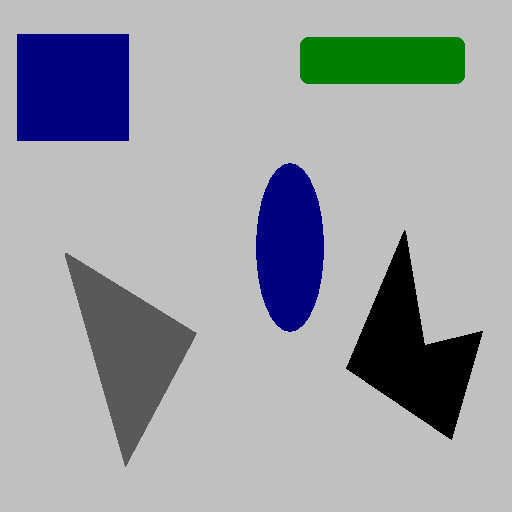
%> input picture Tema06c.bmp, 512 x 512 px
$ octave Tema5a.m   (GNU Octave 9; MATLAB toolbox functions it lacks are replaced by stand-ins)
%> lines starting %> are read from the running program, lines starting %| are printed output that depends on the picture; in (x1, y1, x2, y2) boxes, pixels count from 0 and x2, y2 are one past the last pixel; in counts of white or black regions, pixels touching at a corner belong together; the program's own positions count from 1
clear all; close all;

% Extracci髇 de propiedades de las regiones
I = imread('Tema06c.bmp','bmp');
%> I is the input picture: size 512x512x3 uint8; mean R, G, B 157.6, 161.4, 167.8
I1 = I(:,:,1);
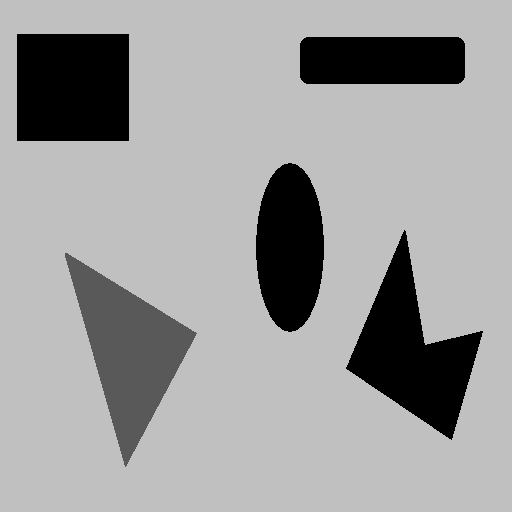
%> I1: size 512x512 uint8; min 0, max 192, mean 157.6

figure; imshow(I1); impixelinfo; title('Original');

T = graythresh(I1);
%> T = 0.549
A = I1 < 255*T;
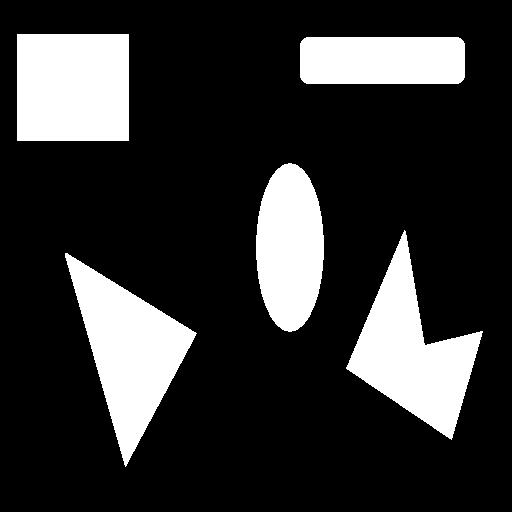
%> A: size 512x512 logical; 20% white; 5 white regions, box (x1, y1, x2, y2) and area: (17, 34, 129, 141) 11984, (65, 253, 197, 467) 11917, (346, 230, 483, 440) 11907, (256, 163, 324, 332) 8980, (300, 37, 465, 84) 7687

% N = n鷐ero de etiquetas y valor de las Etiquetas de la imagen izquierda
[Etiquetas, N]=bwlabel(A,8);
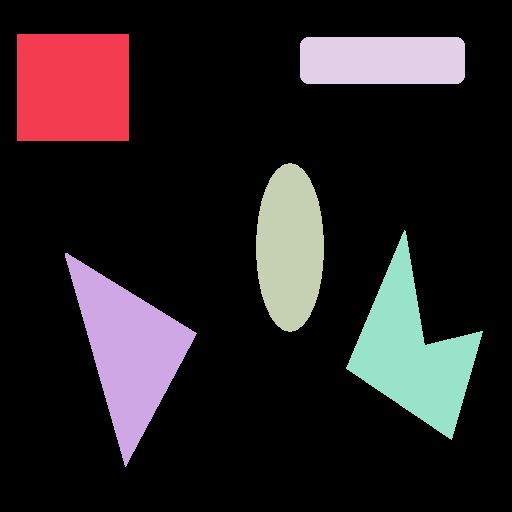
%> Etiquetas: size 512x512 double; 6 distinct labels, from 0 to 5; one colour per label, 0 black
%> N = 5
figure; imshow(Etiquetas); impixelinfo; title('Etiquetas')

figure; imagesc(Etiquetas); colorbar
%> after `colorbar`:
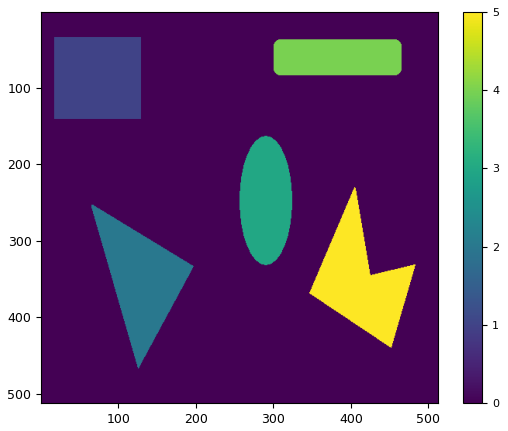
%> figure redrawn from the program's plot data

Prop =  regionprops(Etiquetas,'all');
%> Prop = 5 regions; largest, box (x1, y1, x2, y2), Area, Centroid, MajorAxisLength, MinorAxisLength and Eccentricity: (17, 34, 129, 141) 11984 [73.5 88] 129.3 123.6 0.295, (65, 253, 197, 467) 11917 [129.2 351.3] 183.9 99.73 0.84, (346, 230, 483, 440) 11907 [413.1 353] 175.8 107.5 0.791, (256, 163, 324, 332) 8980 [290.5 248] 168.5 67.88 0.915

for i=1:1:N
 disp(Prop(i));
end
%> this loop made 5 passes
